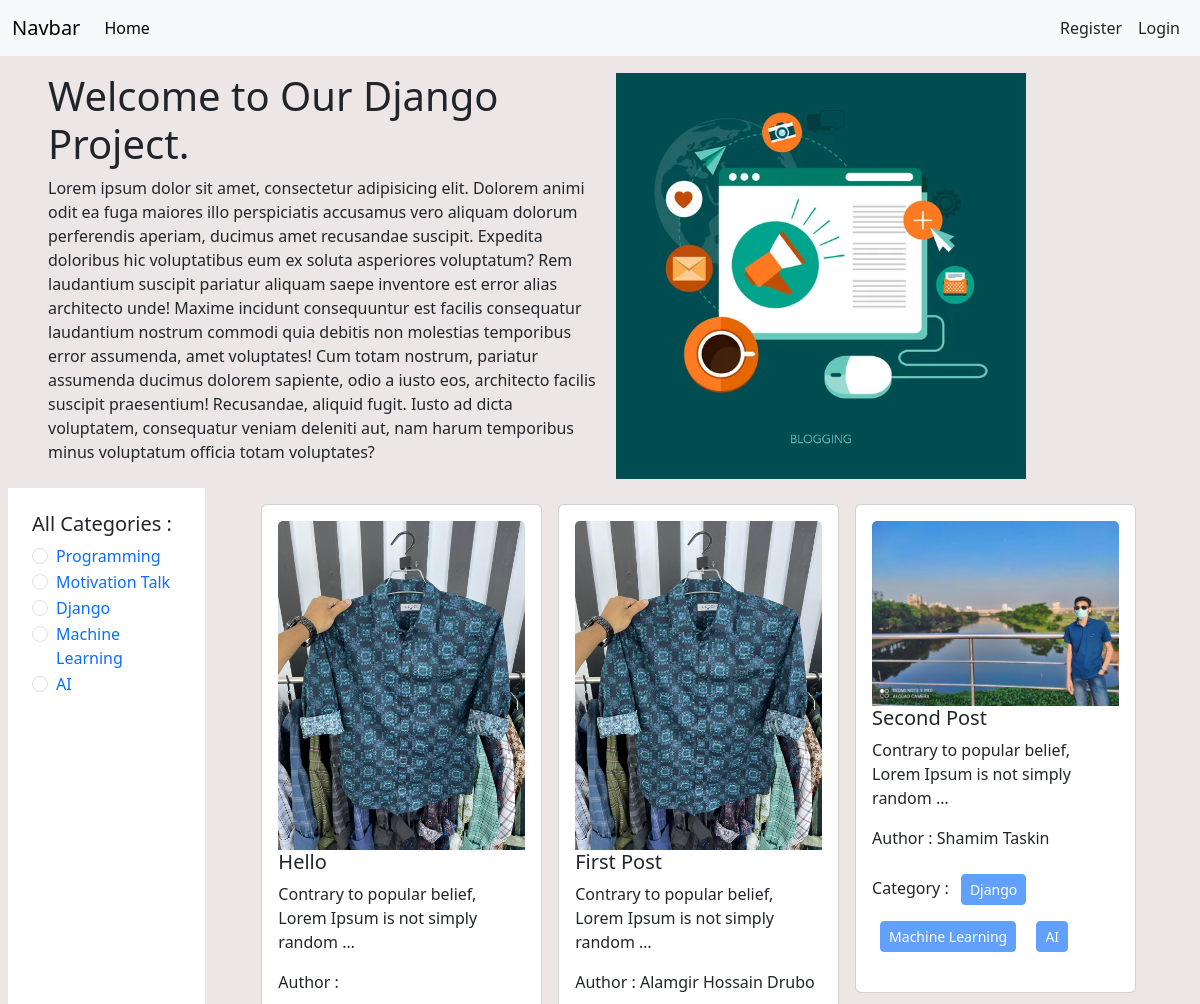
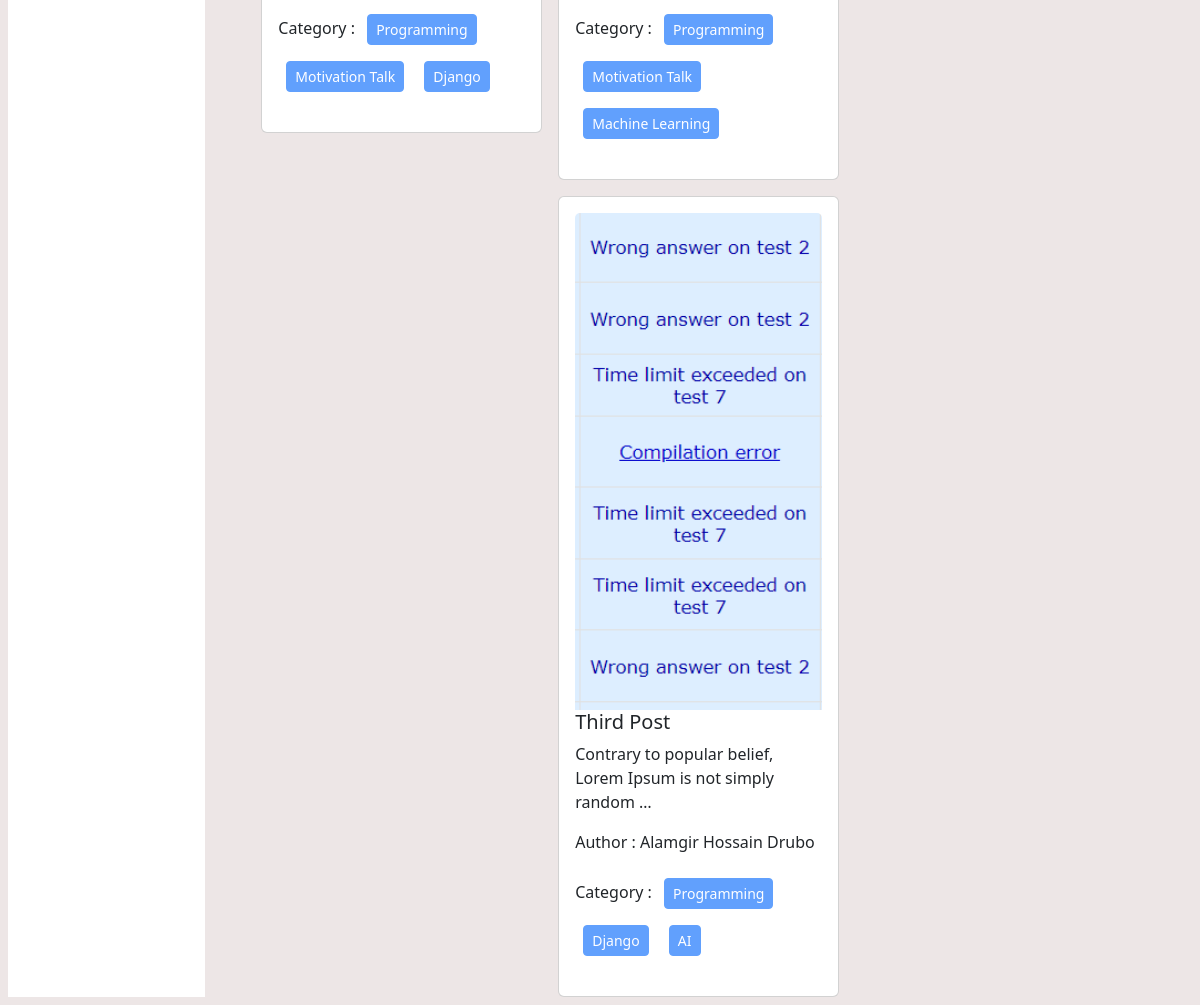
The page / on the database its author committed (2 pictures, top to bottom).
### categories/models.py (models this page shows, shortened)
class Category(models.Model):
    name = models.CharField(max_length=100)
    slug = models.SlugField(max_length=100, unique=True, blank=True, null=True)

### posts/models.py (models this page shows, shortened)
class Post(models.Model):
    title = models.CharField(max_length=100)
    content = models.TextField()
    category = models.ManyToManyField(Category)
    author = models.ForeignKey(User, on_delete=models.CASCADE)
    images = models.ImageField(upload_to="posts/media/uploads/" , blank=True, null=True)

### Blogs/views.py (the view)
# urls.py: 2. Add a URL to urlpatterns:  path('', views.home, name='home')
def home(request, category_slug=None):
    data = Post.objects.all()
    if category_slug is not None:
        category = Category.objects.get(slug = category_slug)
        data = Post.objects.filter(category=category)
    category = Category.objects.all()
    return render(request, 'home.html' , {'datas' : data, 'categories' : category})

### templates/home.html
{% extends "base.html" %}
{% load static %}
{% block content %}
<div class="d-flex flex-wrap px-5 pt-3 align-items-center">
  <div class="col-6 ">
    <h1>Welcome to Our Django Project.</h1>
    <p>Lorem ipsum dolor sit amet, consectetur adipisicing elit. Dolorem animi odit ea fuga maiores illo perspiciatis accusamus vero aliquam dolorum perferendis aperiam, ducimus amet recusandae suscipit. Expedita doloribus hic voluptatibus eum ex soluta asperiores voluptatum? Rem laudantium suscipit pariatur aliquam saepe inventore est error alias architecto unde! Maxime incidunt consequuntur est facilis consequatur laudantium nostrum commodi quia debitis non molestias temporibus error assumenda, amet voluptates! Cum totam nostrum, pariatur assumenda ducimus dolorem sapiente, odio a iusto eos, architecto facilis suscipit praesentium! Recusandae, aliquid fugit. Iusto ad dicta voluptatem, consequatur veniam deleniti aut, nam harum temporibus minus voluptatum officia totam voluptates?</p>
  </div>
  <div  class="col-6">
    <img class="px-3" style="width:80%;" src="{% static 'header.jpg' %}" alt="Image">
  </div>
</div>
<div class="d-flex flex-wrap p-2">
  <div class='col-2 p-4 bg-white'>
    <h5>All Categories : </h5>
    {% for category in categories %}
    <div class="form-check">
      <input class="form-check-input" type="radio" name="flexRadioDefault" id="flexRadioDefault1">
      <label class="form-check-label" for="flexRadioDefault1">
        <a class="text-decoration-none" href="{% url 'category_wise' category.slug %}">{{category.name}}</a>
      </label>
    </div>
    {% endfor %}
  </div>
  <div class='col-10'>
    <div class="d-flex flex-wrap justify-content-center px-5">
      {% for data in datas %}
      <div class="col-sm-4 mb-3 mb-sm-0 pt-3">
          <div class="card mx-2 ">
            <div class="card-body">
              <img src="{{data.images.url}}" class="card-img-top" alt="Image">
              <h5 class="card-title"><a class="text-decoration-none text-dark" href="{% url 'post_detail' data.id %}">{{data.title}}</h5>
              <p class="card-text">{{data.content |truncatewords:10}} </p>
              <p> Author : {{data.author.first_name}}  {{data.author.last_name}} </p>
              <p> Category :
                  {% for i in data.category.all %}
                  <button class='btn btn-primary btn-sm m-2' disabled> {{i.name}} </button>
                  {% endfor %}
              </p>
            </div>
          </div>
        </div>
      {% endfor %}
    </div>
  </div>
</div>
{% endblock  %}

### templates/base.html (shortened to what this page needs)
<!DOCTYPE html>
<html lang="en">
  <head>
    <link
      href="https://cdn.jsdelivr.net/npm/bootstrap@5.3.3/dist/css/bootstrap.min.css"
      rel="stylesheet"
    />
  </head>
  <body style="background-color: #ede6e6;">
    <nav class="navbar navbar-expand-lg bg-body-tertiary">
      <div class="container-fluid">
        <a class="navbar-brand" href="#">Navbar</a>
        <div class="collapse navbar-collapse" id="navbarSupportedContent">
          <ul class="navbar-nav me-auto mb-2 mb-lg-0">
            <li class="nav-item">
              <a class="nav-link active" aria-current="" href="{% url 'Home' %}"
                >Home</a
              >
            </li>
          </ul>
          <div class="d-flex" role="search">
            {% if request.user.is_authenticated %}
            <ul class="navbar-nav me-auto mb-2 mb-lg-0">
              <li class="nav-item">
                <a
                  class="nav-link btn btn-primary text-dark"
                  href="{% url 'profile' %}"
                  >Profile</a
                >
              </li>
              <li class="nav-item">
                <a
                  class="nav-link btn btn-danger text-dark"
                  href="{% url 'user_logout' %}"
                  >Logout</a
                >
              </li>
            </ul>
            {% else %}
            <ul class="navbar-nav me-auto mb-2 mb-lg-0">
              <li class="nav-item">
                <a
                  class="nav-link btn btn-warning text-dark"
                  href="{% url 'register' %}"
                  >Register</a
                >
              </li>
              <li class="nav-item">
                <a
                  class="nav-link btn btn-primary text-dark"
                  href="{% url 'user_login' %}"
                  >Login</a
                >
              </li>
            </ul>
            {% endif %}
          </div>
        </div>
      </div>
    </nav>
    {% block content %}{% endblock %}
  </body>
</html>

### rows shown on the page
Category: name "Programming"
Category: name "Motivation Talk"
Category: name "Django"
Category: name "Machine Learning"
Category: name "AI"
Post: images (picture), title "Hello", content "Contrary to popular belief, Lorem Ipsum is not simply random …"
Post: images (picture), title "First Post", content "Contrary to popular belief, Lorem Ipsum is not simply random …", author.first_name "Alamgir Hossain", author.last_name "Drubo"
Post: images (picture), title "Second Post", content "Contrary to popular belief, Lorem Ipsum is not simply random …", author.first_name "Shamim", author.last_name "Taskin"
Post: images (picture), title "Third Post", content "Contrary to popular belief, Lorem Ipsum is not simply random …", author.first_name "Alamgir Hossain", author.last_name "Drubo"
